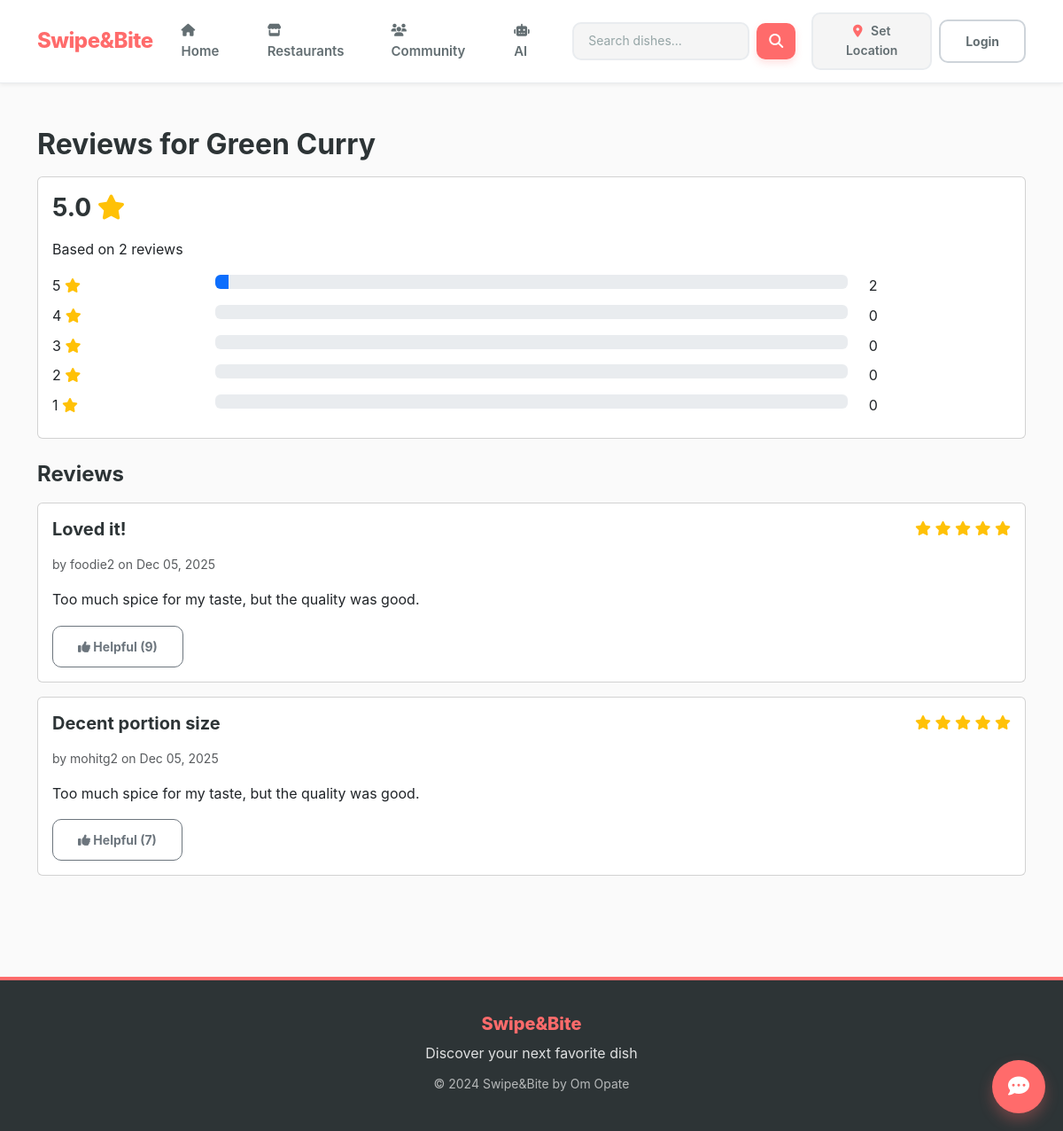
Screenshot of /community/dish/20/reviews/ with the database file from the repository.
### dishes/models.py (models this page shows, shortened)
class Dish(models.Model):
    MEAL_TYPE_CHOICES = [
        ('breakfast', 'Breakfast'),
        ('lunch', 'Lunch'),
        ('dinner', 'Dinner'),
        ('snack', 'Snack'),
        ('dessert', 'Dessert'),
    ]
    name = models.CharField(max_length=200)
    description = models.TextField()
    cuisine = models.ForeignKey(Cuisine, on_delete=models.SET_NULL, null=True, related_name='dishes')
    calories = models.IntegerField(null=True, blank=True)
    protein = models.IntegerField(null=True, blank=True, help_text="grams")
    carbs = models.IntegerField(null=True, blank=True, help_text="grams")
    fat = models.IntegerField(null=True, blank=True, help_text="grams")
    meal_type = models.CharField(max_length=20, choices=MEAL_TYPE_CHOICES)
    is_vegetarian = models.BooleanField(default=False)
    is_vegan = models.BooleanField(default=False)
    is_gluten_free = models.BooleanField(default=False)
    spice_level = models.IntegerField(
        default=0,
        validators=[MinValueValidator(0), MaxValueValidator(5)],
        help_text="0=Not Spicy, 5=Very Spicy"
    )
    image = models.ImageField(upload_to='dishes/', null=True, blank=True)
    image_url = models.URLField(max_length=500, blank=True)
    average_rating = models.FloatField(default=0.0)
    total_ratings = models.IntegerField(default=0)
    total_swipes = models.IntegerField(default=0)
    total_right_swipes = models.IntegerField(default=0)
    created_at = models.DateTimeField(auto_now_add=True)
    updated_at = models.DateTimeField(auto_now=True)
    is_active = models.BooleanField(default=True)
    class Meta:
        verbose_name = "Dish"
        verbose_name_plural = "Dishes"
        ordering = ['-created_at']

### community/models.py (models this page shows, shortened)
class Review(models.Model):
    user = models.ForeignKey(User, on_delete=models.CASCADE, related_name='reviews')
    dish = models.ForeignKey(Dish, on_delete=models.CASCADE, related_name='reviews')
    rating = models.IntegerField(
        validators=[MinValueValidator(1), MaxValueValidator(5)],
        help_text="Rating from 1 to 5 stars"
    )
    title = models.CharField(max_length=200)
    content = models.TextField()
    image = models.ImageField(upload_to='reviews/', null=True, blank=True)
    helpful_count = models.IntegerField(default=0)
    created_at = models.DateTimeField(auto_now_add=True)
    updated_at = models.DateTimeField(auto_now=True)
    is_verified = models.BooleanField(default=False, help_text="Verified purchase/order")
    class Meta:
        unique_together = ['user', 'dish']
        ordering = ['-created_at']
        verbose_name = "Review"
        verbose_name_plural = "Reviews"

### community/views.py (the view)
# urls.py: path('dish/<int:dish_id>/reviews/', views.dish_reviews_view, name='dish_reviews'),
def dish_reviews_view(request, dish_id):
    dish = get_object_or_404(Dish, id=dish_id)
    reviews = Review.objects.filter(dish=dish).select_related('user').order_by('-created_at')
    rating_filter = request.GET.get('rating')
    if rating_filter:
        reviews = reviews.filter(rating=int(rating_filter))
    total_reviews = reviews.count()
    avg_rating = reviews.aggregate(Avg('rating'))['rating__avg'] or 0
    rating_distribution = {
        5: reviews.filter(rating=5).count(),
        4: reviews.filter(rating=4).count(),
        3: reviews.filter(rating=3).count(),
        2: reviews.filter(rating=2).count(),
        1: reviews.filter(rating=1).count(),
    }
    user_location = get_user_location_from_request(request)
    delivery_links = {}
    if user_location:
        delivery_service = DeliveryAppService()
        delivery_links = delivery_service.get_delivery_links(
            dish.name,
            user_location.get('city', '')
        )
    context = {
        'dish': dish,
        'reviews': reviews,
        'total_reviews': total_reviews,
        'avg_rating': avg_rating,
        'rating_distribution': rating_distribution,
        'delivery_links': delivery_links,
        'has_location': user_location is not None,
    }
    return render(request, 'community/dish_reviews.html', context)

### dishes/context_processors.py (called while the page is built)
def user_location(request):
    location = request.session.get('user_location')
    return {
        'user_location': location
    }

### dishes/location_utils.py (called while the page is built)
def get_user_location_from_request(request):
    location = request.session.get('user_location')
    if location and location.get('latitude') and location.get('longitude'):
        return location
    return None

### templates/community/dish_reviews.html (shortened to what this page needs)
{% extends 'base.html' %}
{% load static %}
{% block content %}
<div class="container mt-5">
    <div class="row">
        <div class="col-md-12">
            <h2>Reviews for {{ dish.name }}</h2>
            <div class="card mb-4">
                <div class="card-body">
                    <h3>{{ avg_rating|floatformat:1 }} <i class="fas fa-star text-warning"></i></h3>
                    <p>Based on {{ total_reviews }} review{{ total_reviews|pluralize }}</p>
                    <div class="mt-3">
                        {% for rating, count in rating_distribution.items %}
                            <div class="row mb-2">
                                <div class="col-2">{{ rating }} <i class="fas fa-star text-warning"></i></div>
                                <div class="col-8">
                                    <div class="progress">
                                        <div class="progress-bar bg-tinder" style="width: {% if total_reviews > 0 %}{{ count|floatformat:0 }}{% else %}0{% endif %}%"></div>
                                    </div>
                                </div>
                                <div class="col-2">{{ count }}</div>
                            </div>
                        {% endfor %}
                    </div>
                </div>
            </div>
            <h4 class="mb-3">Reviews</h4>
            {% for review in reviews %}
                <div class="card mb-3">
                    <div class="card-body">
                        <div class="d-flex justify-content-between">
                            <h5>{{ review.title }}</h5>
                            <div>
                                {% for i in "12345" %}
                                    {% if forloop.counter <= review.rating %}
                                        <i class="fas fa-star text-warning"></i>
                                    {% else %}
                                        <i class="far fa-star text-warning"></i>
                                    {% endif %}
                                {% endfor %}
                            </div>
                        </div>
                        <p class="text-muted small">by {{ review.user.username }} on {{ review.created_at|date:"M d, Y" }}</p>
                        <p>{{ review.content }}</p>
                        <div class="mt-2">
                            <a href="{% url 'community:mark_helpful' review.id %}" class="btn btn-sm btn-outline-secondary">
                                <i class="fas fa-thumbs-up"></i> Helpful ({{ review.helpful_count }})
                            </a>
                        </div>
                    </div>
                </div>
            {% empty %}
                <p class="text-muted">No reviews yet. Be the first to review!</p>
            {% endfor %}
        </div>
    </div>
</div>
{% endblock %}

### static/css/swipe&bite.css (style rules this page uses)
:root { --primary-coral: #FF6B6B; --primary-coral-dark: #EE5A52; --primary-coral-light: #FF8787; --secondary-teal: #20C997; --secondary-blue: #4ECDC4; --secondary-purple: #9C88FF; --accent-orange: #FFA94D; --accent-yellow: #FFD93D; --accent-green: #6BCF7F; --accent-pink: #FF6B9D; --success: #20C997; --success-light: #4ECDC4; --warning: #FFA94D; --warning-light: #FFB366; --danger: #FF6B6B; --info: #4FC3F7; --gray-50: #FAFAFA; --gray-100: #F5F5F5; --gray-200: #EEEEEE; --gray-300: #E0E0E0; --gray-400: #BDBDBD; --gray-500: #9E9E9E; --gray-600: #757575; --gray-700: #616161; --gray-800: #424242; --gray-900: #212121; --text-primary: #2D3436; --text-secondary: #636E72; --text-tertiary: #95A5A6; --text-white: #FFFFFF; --bg-primary: #FFFFFF; --bg-secondary: #FAFAFA; --bg-tertiary: #F5F5F5; --bg-coral-light: #FFF5F5; --bg-teal-light: #F0FFF9; --border-light: #E9ECEF; --border-medium: #CED4DA; --border-dark: #ADB5BD; --shadow-xs: 0 1px 2px rgba(0, 0, 0, 0.04); --shadow-sm: 0 2px 4px rgba(0, 0, 0, 0.06); --shadow-md: 0 4px 8px rgba(0, 0, 0, 0.08); --shadow-lg: 0 8px 16px rgba(0, 0, 0, 0.1); --shadow-xl: 0 16px 32px rgba(0, 0, 0, 0.12); --shadow-coral: 0 4px 12px rgba(255, 107, 107, 0.2); --shadow-teal: 0 4px 12px rgba(32, 201, 151, 0.2); --radius-sm: 6px; --radius-md: 10px; --radius-lg: 14px; --radius-xl: 18px; --radius-full: 9999px; --transition-fast: 150ms ease-in-out; --transition-base: 200ms ease-in-out; --transition-slow: 300ms ease-in-out; --space-xs: 0.25rem; --space-sm: 0.5rem; --space-md: 1rem; --space-lg: 1.5rem; --space-xl: 2rem; --space-2xl: 3rem; }
body { font-family: -apple-system, BlinkMacSystemFont, 'Segoe UI', 'Roboto', 'Helvetica Neue', Arial, sans-serif; font-size: 16px; line-height: 1.6; color: var(--text-primary); background-color: var(--bg-secondary); -webkit-font-smoothing: antialiased; -moz-osx-font-smoothing: grayscale; }
h1, h2, h3, h4, h5, h6 { font-weight: 700; line-height: 1.3; color: var(--text-primary); margin-bottom: var(--space-md); }
h2 { font-size: 2rem; }
h3 { font-size: 1.75rem; }
h4 { font-size: 1.5rem; }
h5 { font-size: 1.25rem; }

### templates/base.html (style rules this page uses)
body { font-family: -apple-system, BlinkMacSystemFont, 'Segoe UI', 'Roboto', 'Helvetica Neue', Arial, sans-serif; background: #FAFAFA; min-height: 100vh; color: #2D3436; }
.btn { border-radius: 10px; font-weight: 700; padding: 0.75rem 1.75rem; transition: all 200ms ease-in-out; }

### rows the page displays
Dish: name "Green Curry"
Review: title "Loved it!", rating 5 (drawn), user.username "foodie2", created_at "Dec 05, 2025", content "Too much spice for my taste, but the quality was good.", helpful_count "9"
Review: title "Decent portion size", rating 5 (drawn), user.username "mohitg2", created_at "Dec 05, 2025", content "Too much spice for my taste, but the quality was good.", helpful_count "7"

### other values shown
{{ avg_rating|floatformat:1 }} "5.0"
{{ total_reviews }} "2"
{{ rating }} "5" "4" "3" "2" "1"
{{ count }} "2" "0" "0" "0" "0"
